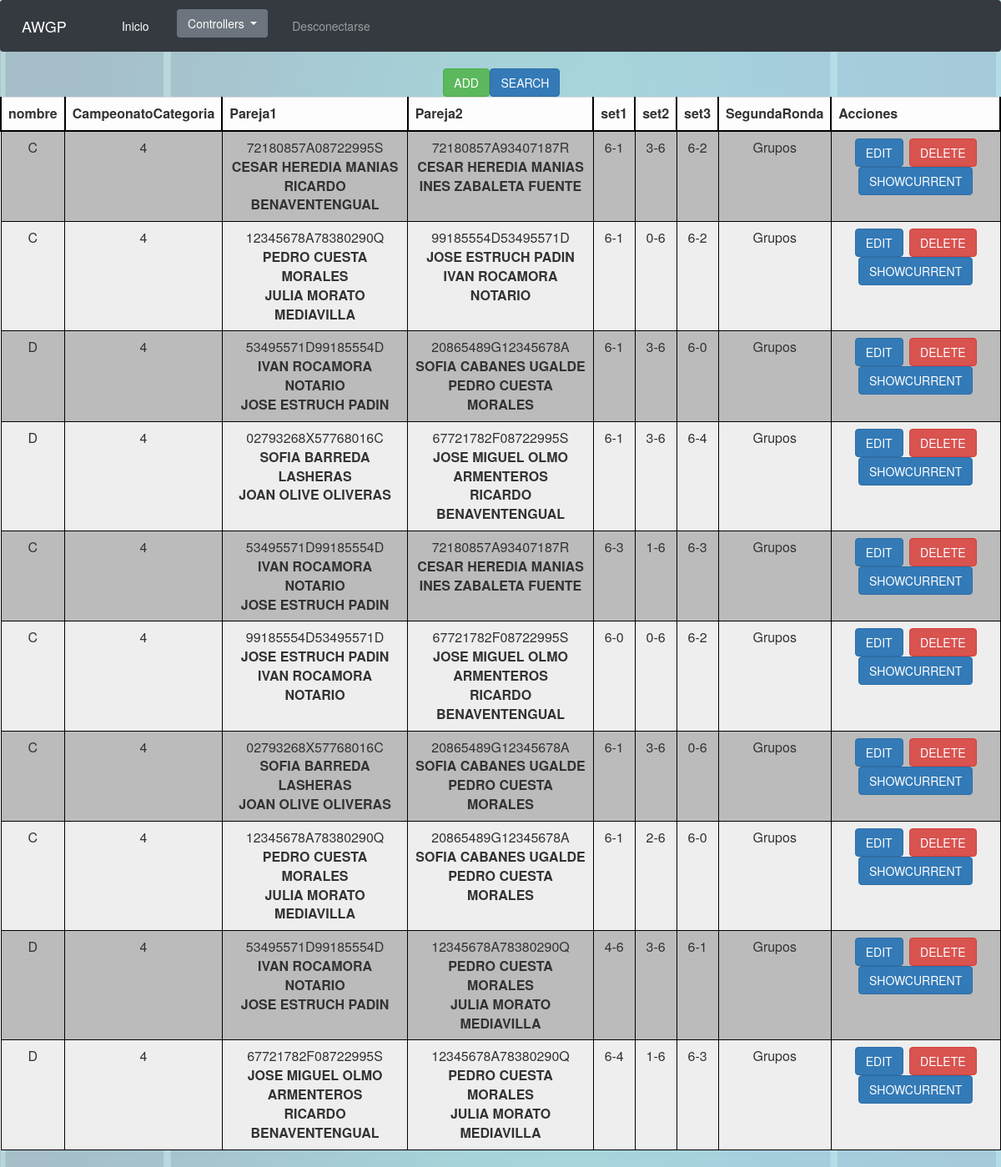
/Controllers/Controller_Enfrentamiento.php (signed in), run on the app's committed database.
### tables this page shows
CREATE TABLE IF NOT EXISTS `Enfrentamiento` (
  `Enfrentamiento` INT NOT NULL AUTO_INCREMENT,
  `nombre` VARCHAR(45) NULL,
  `CampeonatoCategoria` INT NOT NULL,
  `Pareja1` VARCHAR(18) NOT NULL,
  `Pareja2` VARCHAR(18) NOT NULL,
  `set1` VARCHAR(3) NOT NULL,
  `set2` VARCHAR(3) NOT NULL,
  `set3` VARCHAR(3) NOT NULL,
  `SegundaRonda` TINYINT DEFAULT 0,
  PRIMARY KEY (`Enfrentamiento`),
  INDEX `fk_Enfrentamiento_Grupo1_idx` (`CampeonatoCategoria` ASC),
  INDEX `fk_Enfrentamiento_Pareja1_idx` (`Pareja1` ASC),
  INDEX `fk_Enfrentamiento_Pareja2_idx` (`Pareja2` ASC),
  CONSTRAINT `fk_Enfrentamiento_Grupo1`
    FOREIGN KEY (`nombre`, `CampeonatoCategoria`)
    REFERENCES `Grupo` (`nombre`, `CampeonatoCategoria`)
    ON DELETE CASCADE
    ON UPDATE CASCADE,
  CONSTRAINT `fk_Enfrentamiento_Pareja1`
    FOREIGN KEY (`Pareja1`)
    REFERENCES `Pareja` (`codPareja`)
    ON DELETE CASCADE
    ON UPDATE CASCADE,
  CONSTRAINT `fk_Enfrentamiento_Pareja2`
    FOREIGN KEY (`Pareja2`)
    REFERENCES `Pareja` (`codPareja`)
    ON DELETE CASCADE
    ON UPDATE CASCADE,
  CONSTRAINT `enfrentamientoUnicoPara2ParejasEnUnCampeonatoEnUnGrupo` 
    UNIQUE(`nombre`, `CampeonatoCategoria`, `Pareja1`, `Pareja2`),
  CONSTRAINT `enfrentamientoUnicoPara2ParejasEnUnCampeonatoEnCuartos` 
    UNIQUE(`CampeonatoCategoria`, `Pareja1`, `Pareja2`, `SegundaRonda`));

### Modelos/Enfrentamiento.php (called while the page is built, shortened)
<?php
class Enfrentamiento
{
  var $mysqli;
	function __construct($Enfrentamiento,$Nombre,$CampeonatoCategoria,$Pareja1,$Pareja2,$set1,$set2,$set3)
  {
      include_once '../Functions/ConectarBD.php';
    $this->mysqli = ConectarBD();
	}
  function SHOWALL(){
    $sql = "SELECT * FROM Enfrentamiento";
    $resultado = $this->mysqli->query($sql);
    if(!$resultado){
      return 'No se ha podido conectar con la BD';
    }else{
      return $resultado;
    }
  }
}
?>

### Functions/ConectarBD.php (called while the page is built, shortened)
<?php
function ConectarBD()
	{
	    $mysqli = new mysqli("localhost", "AWGPusr", "AWGPass", "awgp");
		return $mysqli;
	}
?>

### Views/Enfrentamiento/Enfrentamiento_SHOWALL.php (the view, shortened to what this page needs)
<?php
class Enfrentamiento_SHOWALL{
	var $showEdit = true;
	var $showDelete = true;
	var $showShowcurrent = true;
	var $showAdd = true;
	var $showSearch = true;
	var $showAcciones = true;
	var $controlador;
	var $acciones = 'Acciones';
	var $resultado;
	var $Deportistas;
	function __construct($respuesta, $Deportistas){
		$this->controlador = 'Controller_Enfrentamiento.php';
		$this->resultado = $respuesta;
		$this->Deportistas = $Deportistas;
		$this->toString();
	}
	function colorDe($num){
		if($num % 2 == 0){
			return "BBBBBB";
		}else{
			return "EEEEEE";
		}
	}
	function toString(){
		include '../Views/base/header.php';
		echo '<table align="center">';
			echo "<form id='AnadirBuscar' method='GET' action='"; echo $this->controlador; echo "'>";
			echo '<tr class="filaInvisible">';
				if($this->showAdd){
					echo '<td class="celdaInvisible">';
					echo "<input class='btn btn-success' type='submit' name='submit' value='ADD'/>";
					echo '</td>';
				}
				if($this->showSearch){
					echo '<td class="celdaInvisible">';
					echo "<input class='btn btn-primary' type='submit' name='submit' value='SEARCH'/>";
					echo '</td>';
				}
			echo '</tr>';
			echo '</form>';
		echo '</table>';
		echo '<table class="table table-light">';
			echo '<tr class="fila">';
				while($tituloColumna = $this->resultado->fetch_field()){
					if($tituloColumna->name != "Enfrentamiento"){
						echo '<th class="tituloColumna">';
							echo $tituloColumna->name;
						echo '</th>';
					}
				}
				if($this->showAcciones){
					echo '<th class="tituloColumna">';
					echo $this->acciones;
					echo '</th>';
				}
			echo '</tr>';
			$num = 0;
			$numFila = 0;
			while($fila = $this->resultado->fetch_row()){
				echo "<form id='formularioOpcion"; echo $num; echo "' method='GET' action='"; echo $this->controlador; echo "'>";
				echo '<tr class="fila" bgcolor="' . $this->colorDe($numFila) . '">';
				for($i = 0; $i < sizeof($fila); $i++){
					$field = $this->resultado->fetch_fields()[$i]->name;
					if($field != "Enfrentamiento"){
						echo '<td class="celda">';
						if($field === "SegundaRonda"){
							switch($fila[$i]){
								case 0:
									echo "Grupos";
								break;
							}
						}else if($field === "Pareja1" || $field === "Pareja2"){
							echo $fila[$i] . "</br><b>" . $this->Deportistas[substr($fila[$i], 0, 9)] . "</br>" . $this->Deportistas[substr($fila[$i], 9, 9)] . "</b>";
						}else{
							echo $fila[$i];
						}
						echo '</td>';
					}else{
						echo "<input type='hidden' name='"; echo $field; echo "' value=\""; echo $fila[$i]; echo "\">";
					}
				}
				if($this->showAcciones){
					echo '<td class="celda">';
						if($this->showEdit){
							echo "<input class='btn btn-primary' type='submit' name='submit' value='EDIT'/>";
						}
						if($this->showDelete){
							echo "<input class='btn btn-danger' type='submit' name='submit' value='DELETE'/>";
						}
						if($this->showShowcurrent){
							echo "<input class='btn btn-primary' type='submit' name='submit' value='SHOWCURRENT'/>";
						}
					echo '</td>';
				}
				echo '</tr>';
				$numFila++;
				echo '</form>';
				$num++;
			}
		echo '</table>';
		include '../Views/base/footer.php';
	}
}
?>

### css/style.css (style rules this page uses)
.btn { margin-left: 2%; margin-right: 2%; }
html { font: Arial; }
body { background-image: url(../img/padel.png); background-size: contain; }
th { text-align: center; }
.tituloColumna { border-top: 2px solid black; border-right: 2px solid black; border-left: 2px solid black; border-bottom: 2px solid black; }
.celda { text-align: center; border: 1px solid black; padding-top: 3; padding-bottom: 3; padding-left: 10; padding-right: 10; }

### data on the page
enfrentamiento: nombre "C", CampeonatoCategoria "4", Pareja1 "72180857A08722995S", Pareja1 "CESAR HEREDIA MANIAS", Pareja1 "RICARDO BENAVENTENGUAL", Pareja2 "72180857A93407187R", Pareja2 "CESAR HEREDIA MANIAS", Pareja2 "INES ZABALETA FUENTE", set1 "6-1", set2 "3-6", set3 "6-2", SegundaRonda "Grupos"
enfrentamiento: nombre "C", CampeonatoCategoria "4", Pareja1 "12345678A78380290Q", Pareja1 "PEDRO CUESTA MORALES", Pareja1 "JULIA MORATO MEDIAVILLA", Pareja2 "99185554D53495571D", Pareja2 "JOSE ESTRUCH PADIN", Pareja2 "IVAN ROCAMORA NOTARIO", set1 "6-1", set2 "0-6", set3 "6-2", SegundaRonda "Grupos"
enfrentamiento: nombre "D", CampeonatoCategoria "4", Pareja1 "53495571D99185554D", Pareja1 "IVAN ROCAMORA NOTARIO", Pareja1 "JOSE ESTRUCH PADIN", Pareja2 "20865489G12345678A", Pareja2 "SOFIA CABANES UGALDE", Pareja2 "PEDRO CUESTA MORALES", set1 "6-1", set2 "3-6", set3 "6-0", SegundaRonda "Grupos"
enfrentamiento: nombre "D", CampeonatoCategoria "4", Pareja1 "02793268X57768016C", Pareja1 "SOFIA BARREDA LASHERAS", Pareja1 "JOAN OLIVE OLIVERAS", Pareja2 "67721782F08722995S", Pareja2 "JOSE MIGUEL OLMO ARMENTEROS", Pareja2 "RICARDO BENAVENTENGUAL", set1 "6-1", set2 "3-6", set3 "6-4", SegundaRonda "Grupos"
enfrentamiento: nombre "C", CampeonatoCategoria "4", Pareja1 "53495571D99185554D", Pareja1 "IVAN ROCAMORA NOTARIO", Pareja1 "JOSE ESTRUCH PADIN", Pareja2 "72180857A93407187R", Pareja2 "CESAR HEREDIA MANIAS", Pareja2 "INES ZABALETA FUENTE", set1 "6-3", set2 "1-6", set3 "6-3", SegundaRonda "Grupos"
enfrentamiento: nombre "C", CampeonatoCategoria "4", Pareja1 "99185554D53495571D", Pareja1 "JOSE ESTRUCH PADIN", Pareja1 "IVAN ROCAMORA NOTARIO", Pareja2 "67721782F08722995S", Pareja2 "JOSE MIGUEL OLMO ARMENTEROS", Pareja2 "RICARDO BENAVENTENGUAL", set1 "6-0", set2 "0-6", set3 "6-2", SegundaRonda "Grupos"
enfrentamiento: nombre "C", CampeonatoCategoria "4", Pareja1 "02793268X57768016C", Pareja1 "SOFIA BARREDA LASHERAS", Pareja1 "JOAN OLIVE OLIVERAS", Pareja2 "20865489G12345678A", Pareja2 "SOFIA CABANES UGALDE", Pareja2 "PEDRO CUESTA MORALES", set1 "6-1", set2 "3-6", set3 "0-6", SegundaRonda "Grupos"
enfrentamiento: nombre "C", CampeonatoCategoria "4", Pareja1 "12345678A78380290Q", Pareja1 "PEDRO CUESTA MORALES", Pareja1 "JULIA MORATO MEDIAVILLA", Pareja2 "20865489G12345678A", Pareja2 "SOFIA CABANES UGALDE", Pareja2 "PEDRO CUESTA MORALES", set1 "6-1", set2 "2-6", set3 "6-0", SegundaRonda "Grupos"
enfrentamiento: nombre "D", CampeonatoCategoria "4", Pareja1 "53495571D99185554D", Pareja1 "IVAN ROCAMORA NOTARIO", Pareja1 "JOSE ESTRUCH PADIN", Pareja2 "12345678A78380290Q", Pareja2 "PEDRO CUESTA MORALES", Pareja2 "JULIA MORATO MEDIAVILLA", set1 "4-6", set2 "3-6", set3 "6-1", SegundaRonda "Grupos"
enfrentamiento: nombre "D", CampeonatoCategoria "4", Pareja1 "67721782F08722995S", Pareja1 "JOSE MIGUEL OLMO ARMENTEROS", Pareja1 "RICARDO BENAVENTENGUAL", Pareja2 "12345678A78380290Q", Pareja2 "PEDRO CUESTA MORALES", Pareja2 "JULIA MORATO MEDIAVILLA", set1 "6-4", set2 "1-6", set3 "6-3", SegundaRonda "Grupos"

### other printed values
$tituloColumna->name "nombre"
$tituloColumna->name "CampeonatoCategoria"
$tituloColumna->name "Pareja1"
$tituloColumna->name "Pareja2"
$tituloColumna->name "set1"
$tituloColumna->name "set2"
$tituloColumna->name "set3"
$tituloColumna->name "SegundaRonda"
$this->acciones "Acciones"
